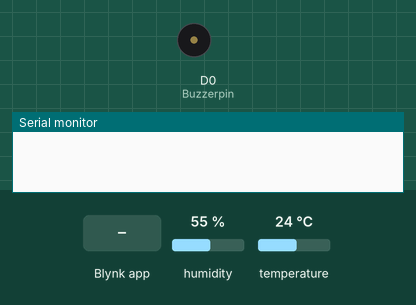
Simulated run of this sketch. Board: ESP8266 (NodeMCU). Shown: buzzer (waves = sounding, pin HIGH), the last lines printed to the serial monitor. The test bench sets the inputs (shaded band); at power-on: humidity 55 %, temperature 24 °C. WiFi joins after 1.5 s; servers stay silent unless stated.

Above: at 3.0 s.
3.1 s: Blynk app writes 1 to V1
At 4.3 s:
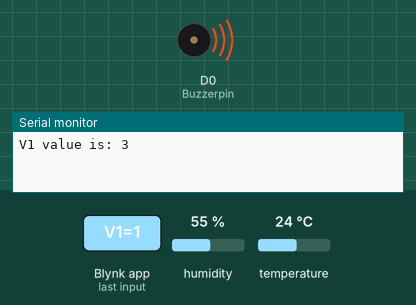
4.6 s: Blynk app writes 200 to V1
At 5.6 s:
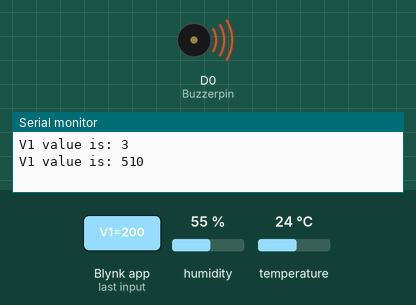
Timing chart, 0 to 7.6 s (numbered marks = the images above; inputs shaded):
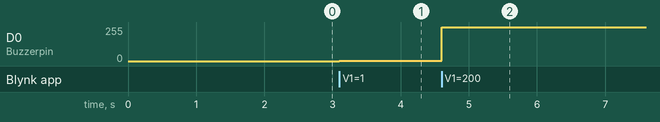

Measured:
- after the input at 3.1 s, D0 (Buzzerpin): 0/255 → 3/255 at once
- after the input at 4.6 s, D0 (Buzzerpin): 3/255 → 255/255 at once

The sketch:

change_the_sound_of_buzzer_using_slider_in_blynk.ino
```cpp
#define BLYNK_PRINT Serial
#define BLYNK_TEMPLATE_ID "TMPL62GJu7xnU"
#define BLYNK_TEMPLATE_NAME "First project"
#define BLYNK_AUTH_TOKEN "DsRPjxC_3A2Qm_fJT-7ZJvJy_xQJyQ6O"
#include <DHT.h>
#include <ESP8266WiFi.h>
#include <BlynkSimpleEsp8266.h>


char auth[] = BLYNK_AUTH_TOKEN;
char ssid[] = "Azad's house";
char pass[] = "Napa625682";

int Buzzerpin= D0;
#define DHTPIN D1
#define DHTTYPE DHT11

DHT dht(DHTPIN, DHTTYPE);
BlynkTimer timer;


BLYNK_WRITE (V1){
  int pinValue = param.asInt();
  //map (variable, fromLow, fromHigh, toLow, toHigh)
  int newValue = map(pinValue, 0, 100,0,255);
  analogWrite(Buzzerpin, newValue);

  Serial.print ("V1 value is: ");
  Serial.println (newValue);
}

BLYNK_WRITE (V2){
  int pinValue = param.asInt();
  if(pinValue ==1)
  analogWrite(Buzzerpin, 255);
  else
  analogWrite(Buzzerpin, 0);
  Serial.print ("V2 value is: ");
  Serial.println (pinValue);
}

void sendDataToBlynk()
{
  float t= dht.readTemperature();
  float h = dht.readHumidity();

if (isnan(h) || isnan(t))
{
  Serial.println("Failed to read from DHT sensor!");
  return;
}
Blynk.virtualWrite(V3, t);
Blynk.virtualWrite(V4, h);
Serial.print("Temperature data: ");
Serial.println(t);

Serial.print("hum data: ");
Serial.println(h);


}

void setup()
{
  pinMode(Buzzerpin, OUTPUT);
  Serial.begin (115200);
  Blynk.begin (auth, ssid, pass, "blynk.cloud", 80 );
  dht.begin();
  timer.setInterval(7000L, sendDataToBlynk);


}

void loop()
{
  Blynk.run();
  timer.run();
}
```
